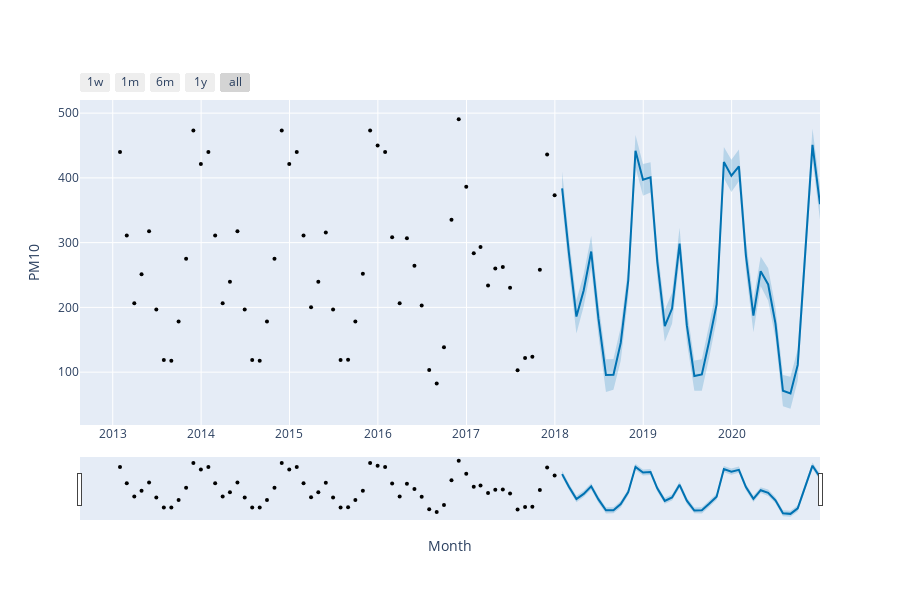

Here is the notebook cell this chart was saved with:
### Code cell
fig = plot_plotly(model, forecast,xlabel='Month', ylabel='PM10')
py.iplot(fig)
